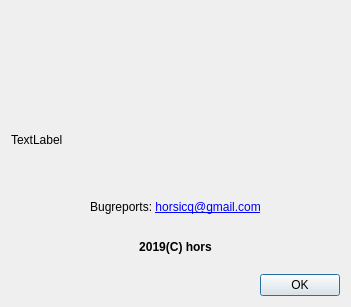
<?xml version="1.0" encoding="UTF-8"?>
<ui version="4.0">
 <class>DialogInfo</class>
 <widget class="QDialog" name="DialogInfo">
  <property name="windowModality">
   <enum>Qt::ApplicationModal</enum>
  </property>
  <property name="geometry">
   <rect>
    <x>0</x>
    <y>0</y>
    <width>351</width>
    <height>307</height>
   </rect>
  </property>
  <property name="windowTitle">
   <string>Information</string>
  </property>
  <property name="modal">
   <bool>true</bool>
  </property>
  <layout class="QVBoxLayout" name="verticalLayout">
   <item>
    <widget class="QLabel" name="labelLogo">
     <property name="text">
      <string/>
     </property>
     <property name="pixmap">
      <pixmap resource="resource.qrc">:/icons/images/pemain.png</pixmap>
     </property>
     <property name="scaledContents">
      <bool>true</bool>
     </property>
    </widget>
   </item>
   <item>
    <widget class="QLabel" name="labelVersion">
     <property name="text">
      <string>TextLabel</string>
     </property>
    </widget>
   </item>
   <item>
    <widget class="QLabel" name="labelInfo">
     <property name="text">
      <string>&lt;html&gt;&lt;head/&gt;&lt;body&gt;&lt;p align=&quot;center&quot;&gt;Bugreports: &lt;a href=&quot;mailto:horsicq@gmail.com&quot;&gt;&lt;span style=&quot; text-decoration: underline; color:#0000ff;&quot;&gt;horsicq@gmail.com&lt;/span&gt;&lt;/a&gt;&lt;br/&gt;&lt;/p&gt;&lt;p align=&quot;center&quot;&gt;&lt;span style=&quot; font-weight:600;&quot;&gt;2019(C) hors&lt;/span&gt;&lt;/p&gt;&lt;/body&gt;&lt;/html&gt;</string>
     </property>
    </widget>
   </item>
   <item>
    <layout class="QHBoxLayout" name="horizontalLayout">
     <item>
      <spacer name="horizontalSpacer">
       <property name="orientation">
        <enum>Qt::Horizontal</enum>
       </property>
       <property name="sizeHint" stdset="0">
        <size>
         <width>40</width>
         <height>20</height>
        </size>
       </property>
      </spacer>
     </item>
     <item>
      <widget class="QPushButton" name="pushButtonOK">
       <property name="text">
        <string>OK</string>
       </property>
      </widget>
     </item>
    </layout>
   </item>
  </layout>
 </widget>
 <resources>
  <include location="resource.qrc"/>
 </resources>
 <connections/>
</ui>
